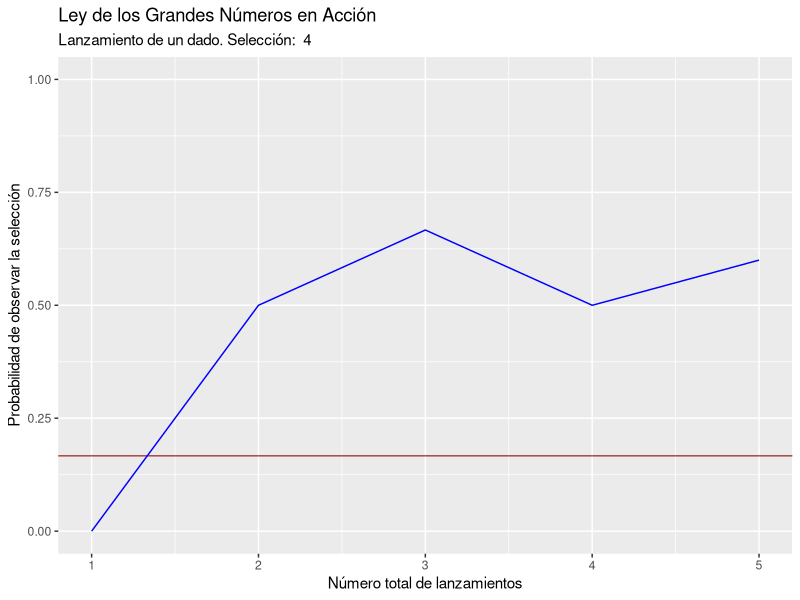
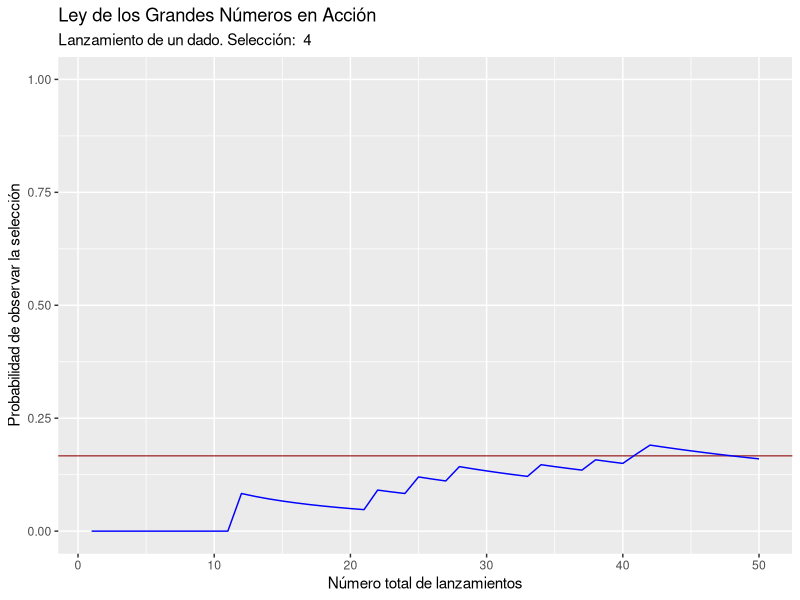
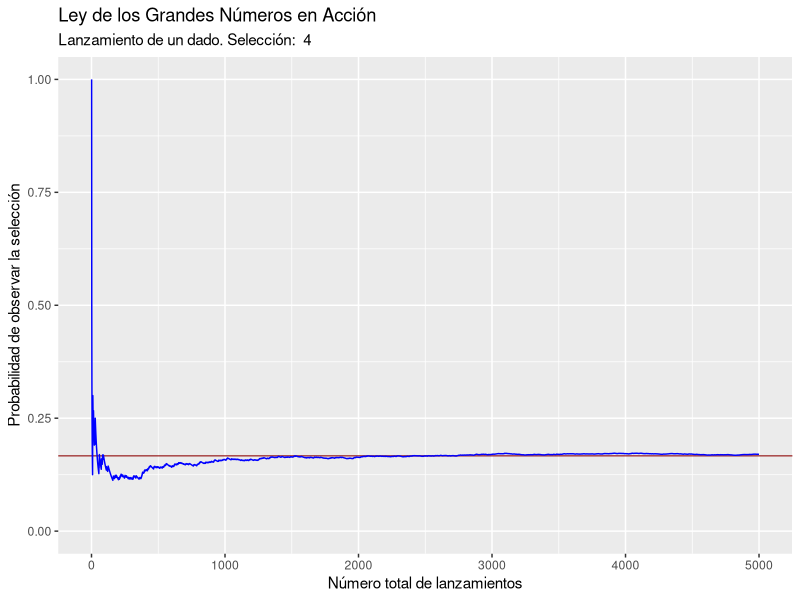

Recreate these plots in R, in order.
## ---- chunk 1
#| warning: false
#| message: false

# librerías
library(tidyverse)
## ---- chunk 2

# función para simulación
lanza_dado <- function(seleccion, num_lanzamientos) {
  dados <- data.frame(
    x1 = sample(x = 1:6, size = num_lanzamientos, replace = TRUE))
  
  dados <- dados |> 
    mutate(sel = ifelse(x1 == seleccion, 1, 0),
           acumu = cumsum(sel),
           tot_tiros = seq(from = 1, to = num_lanzamientos),
           prob = acumu / tot_tiros)
  
  dados |> 
    ggplot(aes(tot_tiros, prob)) +
    geom_hline(yintercept = 1/6, color = "darkred", linewidth = 0.35) +
    geom_line(color = "blue") +
    ylim(0, 1) +
    labs(title = "Ley de los Grandes Números en Acción",
         subtitle = paste("Lanzamiento de un dado. Selección: ", seleccion),
         x = "Número total de lanzamientos",
         y = "Probabilidad de observar la selección")
}
## ---- chunk 3

# 5 lanzamientos, selección 4
lanza_dado(seleccion = 4, num_lanzamientos = 5)
## ---- chunk 4

# 50 lanzamientos, selección 4
lanza_dado(seleccion = 4, num_lanzamientos = 50)
## ---- chunk 5

# 50,000 lanzamientos, selección 4
lanza_dado(seleccion = 4, num_lanzamientos = 5000)
